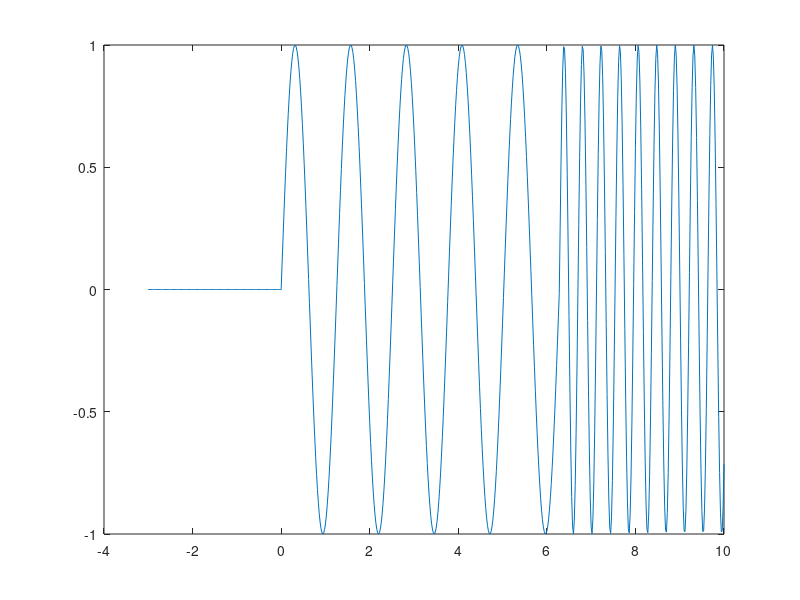

Write the MATLAB code that produced this figure.
x = -3 :0.02 :10;
sizeX = size(x);
y = zeros(1, sizeX(2));
for i = 1: sizeX(2);
    if x(i) < 0
        y(i) = 0;
    elseif x(i) >= 0 && x(i) <= 6.28
        y(i) = sin(5*x(i));
    else
        y(i) = sin(15*x(i)); 
    end
end
ylim([-2, 2]);
set(gca,'YTick', -2:0.02:2);
plot(x, y);      